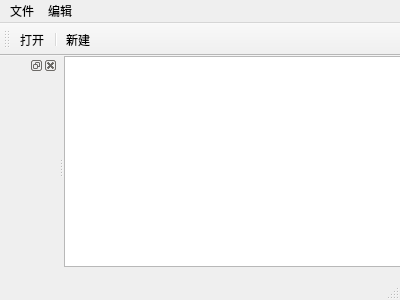
<?xml version="1.0" encoding="UTF-8"?>
<ui version="4.0">
 <class>MainWindow</class>
 <widget class="QMainWindow" name="MainWindow">
  <property name="geometry">
   <rect>
    <x>0</x>
    <y>0</y>
    <width>400</width>
    <height>300</height>
   </rect>
  </property>
  <property name="windowTitle">
   <string>MainWindow</string>
  </property>
  <widget class="QWidget" name="centralWidget">
   <widget class="QTextEdit" name="textEdit">
    <property name="geometry">
     <rect>
      <x>0</x>
      <y>0</y>
      <width>341</width>
      <height>211</height>
     </rect>
    </property>
   </widget>
  </widget>
  <widget class="QMenuBar" name="menuBar">
   <property name="geometry">
    <rect>
     <x>0</x>
     <y>0</y>
     <width>400</width>
     <height>28</height>
    </rect>
   </property>
   <widget class="QMenu" name="menu">
    <property name="title">
     <string>文件</string>
    </property>
    <addaction name="action"/>
    <addaction name="separator"/>
    <addaction name="action_2"/>
   </widget>
   <widget class="QMenu" name="menu_2">
    <property name="title">
     <string>编辑</string>
    </property>
   </widget>
   <addaction name="menu"/>
   <addaction name="menu_2"/>
  </widget>
  <widget class="QToolBar" name="mainToolBar">
   <attribute name="toolBarArea">
    <enum>TopToolBarArea</enum>
   </attribute>
   <attribute name="toolBarBreak">
    <bool>false</bool>
   </attribute>
   <addaction name="action_2"/>
   <addaction name="separator"/>
   <addaction name="action"/>
  </widget>
  <widget class="QStatusBar" name="statusBar"/>
  <widget class="QDockWidget" name="dockWidget">
   <attribute name="dockWidgetArea">
    <number>1</number>
   </attribute>
   <widget class="QWidget" name="dockWidgetContents"/>
  </widget>
  <action name="action">
   <property name="text">
    <string>新建</string>
   </property>
  </action>
  <action name="action_2">
   <property name="text">
    <string>打开</string>
   </property>
  </action>
 </widget>
 <layoutdefault spacing="6" margin="11"/>
 <resources/>
 <connections/>
</ui>
